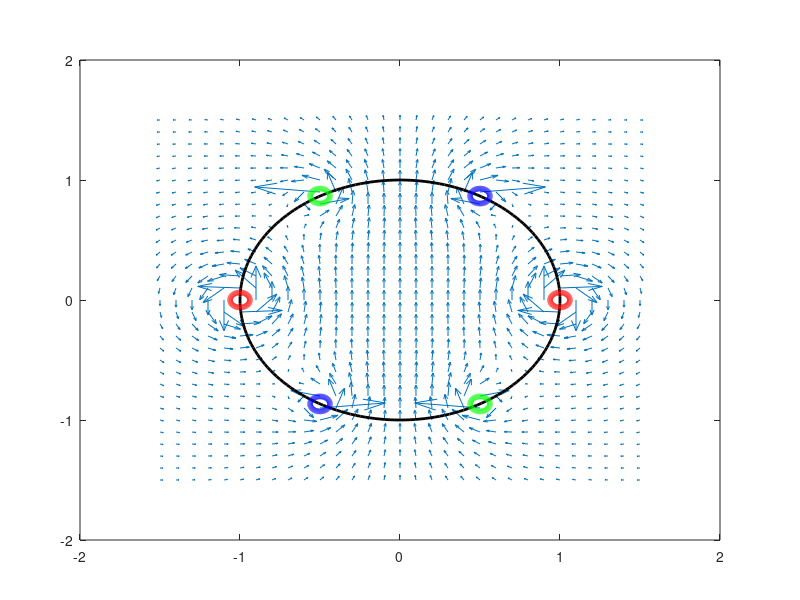

The MATLAB source for this figure:
function [F] = Drehfeld
    close;
    [X,Y]=meshgrid(-1.5:0.1:1.5);
    r=[0,120,240];     
    farbe='rgb';
    w=2*pi;
    hq=quiver(X,Y,zeros(size(X)),zeros(size(Y)));
    set(gcf,'Position',[0 0 1000 1000]);
    set(gca,'Position',[0.1 0.1 0.8 0.8]);
    n=0:pi/100:2*pi;
    x=cos(n);
    y=sin(n);
    line(x,y,'color','black','LineWidth',2);  
    
    for i=1:length(r)
        dx=-cos(pi/180*r(i));
        dy=-sin(pi/180*r(i));
        line(x/16+dx,y/16+dy,'color',farbe(i),'LineWidth',4); 
        line(x/16-dx,y/16-dy,'color',farbe(i),'LineWidth',4); 
    end
    k=1;    
    for t=0:0.25/4:10;
        P_res=0;
        Q_res=0;
        phi=[w*t w*t+pi/180*120 w*t+pi/180*240];
        for i=1:length(r)
            dx=-cos(pi/180*r(i));
            dy=-sin(pi/180*r(i));
            Xs=X+dx;
            Ys=Y+dy;           
            P1=-10*cos(phi(i))/(2*pi)*1./(Xs.*Xs+Ys.*Ys).*(-Ys);
            Q1=-10*cos(phi(i))/(2*pi)*1./(Xs.*Xs+Ys.*Ys).*(Xs);       

            Xs=X-dx;
            Ys=Y-dy;        
            P2=10*cos(phi(i))/(2*pi)*1./(Xs.*Xs+Ys.*Ys).*(-Ys);
            Q2=10*cos(phi(i))/(2*pi)*1./(Xs.*Xs+Ys.*Ys).*(Xs);               
    %         quiver(X,Y,P1+P2,Q1+Q2,2);
            P_res=P_res+P1+P2;
            Q_res=Q_res+Q1+Q2;

        end	
        set(hq,'UData',P_res,'VData',Q_res,'AutoScaleFactor',3);
%         refreshdata;
%         drawnow;        
        p_res=P_res(16,16);
        q_res=Q_res(16,16);     
        disp(sqrt(p_res^2+q_res^2));
        F(k)=getframe;
        k=k+1;
        pause(0.1);
    end
end